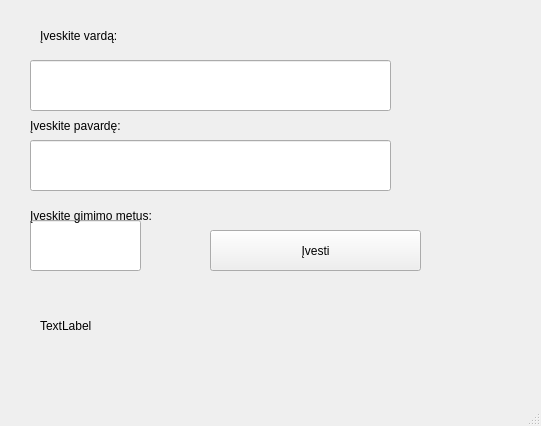
<?xml version="1.0" encoding="UTF-8"?>
<ui version="4.0">
 <class>mainWindow</class>
 <widget class="QMainWindow" name="mainWindow">
  <property name="geometry">
   <rect>
    <x>0</x>
    <y>0</y>
    <width>541</width>
    <height>426</height>
   </rect>
  </property>
  <property name="windowTitle">
   <string>MainWindow</string>
  </property>
  <widget class="QWidget" name="centralwidget">
   <widget class="QLineEdit" name="vardas">
    <property name="geometry">
     <rect>
      <x>30</x>
      <y>60</y>
      <width>361</width>
      <height>51</height>
     </rect>
    </property>
   </widget>
   <widget class="QLabel" name="vardui">
    <property name="geometry">
     <rect>
      <x>40</x>
      <y>20</y>
      <width>171</width>
      <height>31</height>
     </rect>
    </property>
    <property name="text">
     <string>Įveskite vardą:</string>
    </property>
   </widget>
   <widget class="QLabel" name="pavardei">
    <property name="geometry">
     <rect>
      <x>30</x>
      <y>110</y>
      <width>171</width>
      <height>31</height>
     </rect>
    </property>
    <property name="text">
     <string>Įveskite pavardę:</string>
    </property>
   </widget>
   <widget class="QLineEdit" name="pavarde">
    <property name="geometry">
     <rect>
      <x>30</x>
      <y>140</y>
      <width>361</width>
      <height>51</height>
     </rect>
    </property>
   </widget>
   <widget class="QLineEdit" name="metai">
    <property name="geometry">
     <rect>
      <x>30</x>
      <y>220</y>
      <width>111</width>
      <height>51</height>
     </rect>
    </property>
   </widget>
   <widget class="QLabel" name="metams">
    <property name="geometry">
     <rect>
      <x>30</x>
      <y>200</y>
      <width>171</width>
      <height>31</height>
     </rect>
    </property>
    <property name="text">
     <string>Įveskite gimimo metus:</string>
    </property>
   </widget>
   <widget class="QPushButton" name="mygtukas">
    <property name="geometry">
     <rect>
      <x>210</x>
      <y>230</y>
      <width>211</width>
      <height>41</height>
     </rect>
    </property>
    <property name="text">
     <string>Įvesti</string>
    </property>
   </widget>
   <widget class="QLabel" name="atsakymas">
    <property name="geometry">
     <rect>
      <x>40</x>
      <y>310</y>
      <width>351</width>
      <height>31</height>
     </rect>
    </property>
    <property name="text">
     <string>TextLabel</string>
    </property>
   </widget>
  </widget>
  <widget class="QMenuBar" name="menubar">
   <property name="geometry">
    <rect>
     <x>0</x>
     <y>0</y>
     <width>541</width>
     <height>22</height>
    </rect>
   </property>
  </widget>
  <widget class="QStatusBar" name="statusbar"/>
 </widget>
 <resources/>
 <connections/>
</ui>
